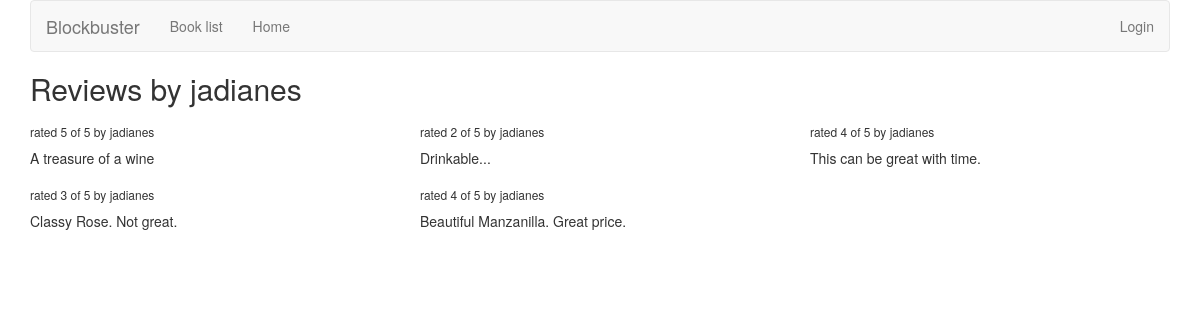
Page /bookfinder/review/user/jadianes/ on the committed database.
### bookfinder/models.py (models this page shows)
class Review(models.Model):
    RATING_CHOICES = (
        (1, '1'),
        (2, '2'),
        (3, '3'),
        (4, '4'),
        (5, '5'),
    )
    book = models.ForeignKey(Book)
    pub_date = models.DateTimeField('date published')
    user_name = models.CharField(max_length=100)
    comment = models.CharField(max_length=200)
    rating = models.IntegerField(choices=RATING_CHOICES)

### bookfinder/views.py (the view)
# urls.py: url(r'^review/user/(?P<username>\w+)/$', views.user_review_list, name='user_review_list'),
def user_review_list(request, username=None):
    if not username:
        username = request.user.username
    latest_review_list = Review.objects.filter(user_name=username).order_by('-pub_date')
    context = {'latest_review_list':latest_review_list, 'username':username}
    return render(request, 'bookfinder/user_review_list.html', context)

### bookfinder/templates/bookfinder/user_review_list.html
{% extends 'bookfinder/review_list.html' %}
{% block title %}
<h2>Reviews by {{ username }}</h2>
{% endblock %}

### bookfinder/templates/bookfinder/review_list.html (shortened to what this page needs)
{% extends 'base.html' %}
{% block content %}
  {% if latest_review_list %}
  <div class="row">
      {% for review in latest_review_list %}
      <div class="col-xs-6 col-lg-4">
          <h6>rated {{ review.rating }} of 5 by {{ review.user_name }}</h6>
          <p>{{ review.comment }}</p>
      </div>
      {% endfor %}
  </div>
  {% else %}
    <p>No reviews are available.</p>
  {% endif %}
{% endblock %}

### rows in the picture
Review: rating "5", user_name "jadianes", comment "A treasure of a wine"
Review: rating "2", user_name "jadianes", comment "Drinkable..."
Review: rating "4", user_name "jadianes", comment "This can be great with time."
Review: rating "3", user_name "jadianes", comment "Classy Rose. Not great."
Review: rating "4", user_name "jadianes", comment "Beautiful Manzanilla. Great price."

### other values in the picture
{{ username }} "jadianes"
